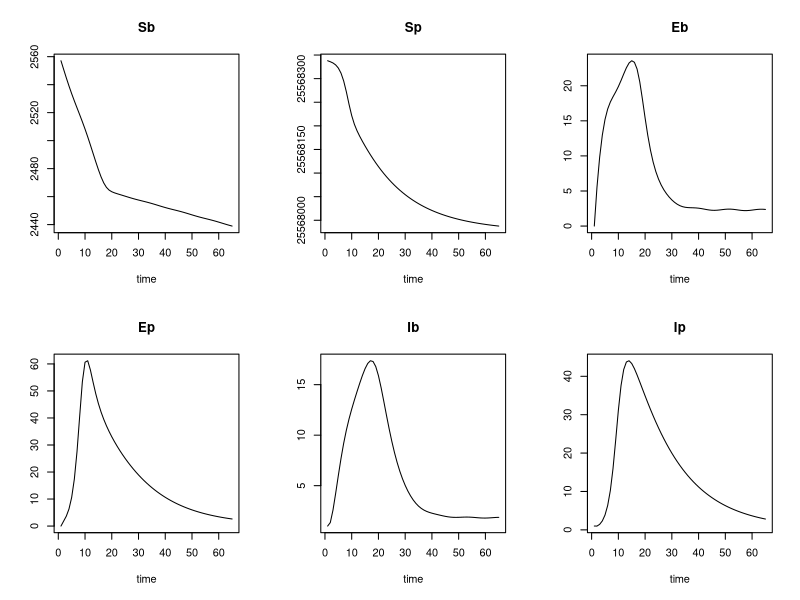
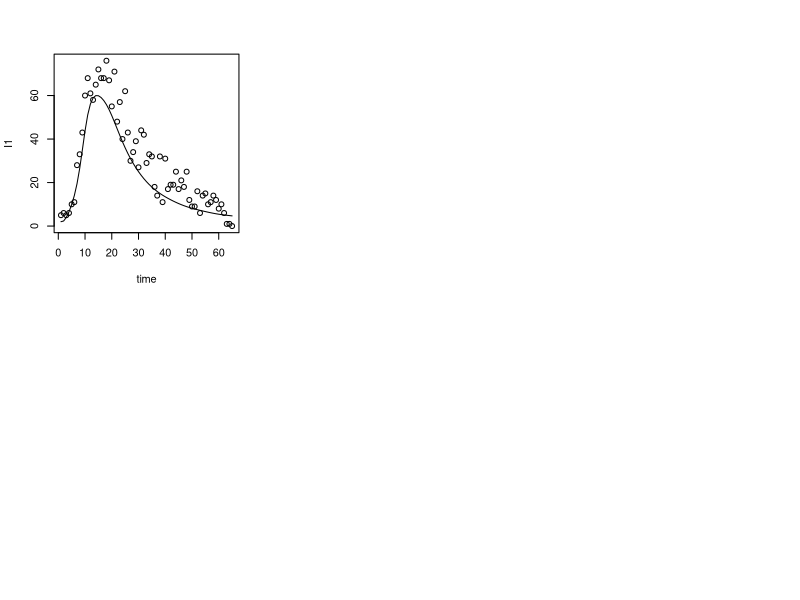

These charts were generated, in order, by the following R code:
# =============================================================================
# TO DO: Reproduce Plague 2017 Madagascar
# Author: Lisa Beer
# =============================================================================

#load required packages
library(deSolve)
library(tidyverse)

#set working directory
setwd("C:/Users/lihel/Documents/master/so24/case_studies/CaseStudiesLifeSciences/")
df_plague <- read.csv(file = "data_plague_2017_madagascar.csv")
df_plague_relevant <- read.csv(file="data_plague_relevant.csv")

#set params, state0 and time scale
#copy estimated parms from paper
N <- 25570895
p <- 1e-4 #Sb = p*N, proportion of N exposed to ratfleas

parms <- c(alpha=1.9e-3, beta=2.23, gammab=0.23, gammap=0.29, deltab=0.26,
           deltap=0.34, epsilon=0.03)
times <- df_plague_relevant$time
state0 <- c(Sb=N*p, Sp=N*(1-p), Eb=0, Ep=0, Ib=1, Ip=1)

#define fluctuant functions
theta <- 0.11
taoh <- 8.89
taof <- 17.93
A <- 1.15
B <- 0.08
C <- 0.1

f_irf <- function(t){return(A + B*sin(2*pi/12*t) + C*cos(2*pi/12*t))}
f_itvf <- function(t){return(1-1/(1+theta+exp(taof-t)))}
f_itvh <- function(t){return(1-1/(1+theta+exp(taoh-t)))}

#set up model
model <- function (time, state, parms, ...) {
  f_irf <- f_irf(time)
  f_itvf <- f_itvf(time)
  f_itvh <- f_itvh(time)
  with(as.list(c(parms, state)), {
    dSb <- -Sb*alpha*f_irf*f_itvf - beta*Sb*(Ip/N)*f_itvh
    dSp <- -beta*Sp*(Ip/N)*f_itvh
    dEb <- Sb*alpha*f_irf*f_itvf - gammab*Eb
    dEp <- beta*(Sb+Sp)*(Ip/N)*f_itvh - gammap*Ep
    dIb <- gammab*Eb - epsilon*Ib - deltab*Ib
    dIp <- gammap*Ep + epsilon*Ib - deltap*Ip
    list(c(dSb, dSp, dEb, dEp, dIb, dIp))
  })
}

#simulation
out <- ode(state0, times , model, parms)

#plot
plot(out)

#I1=Ib+Ip
I1 <- out[,"Ib"]+out[,"Ip"]
plot(df_plague_relevant)
lines(I1)
